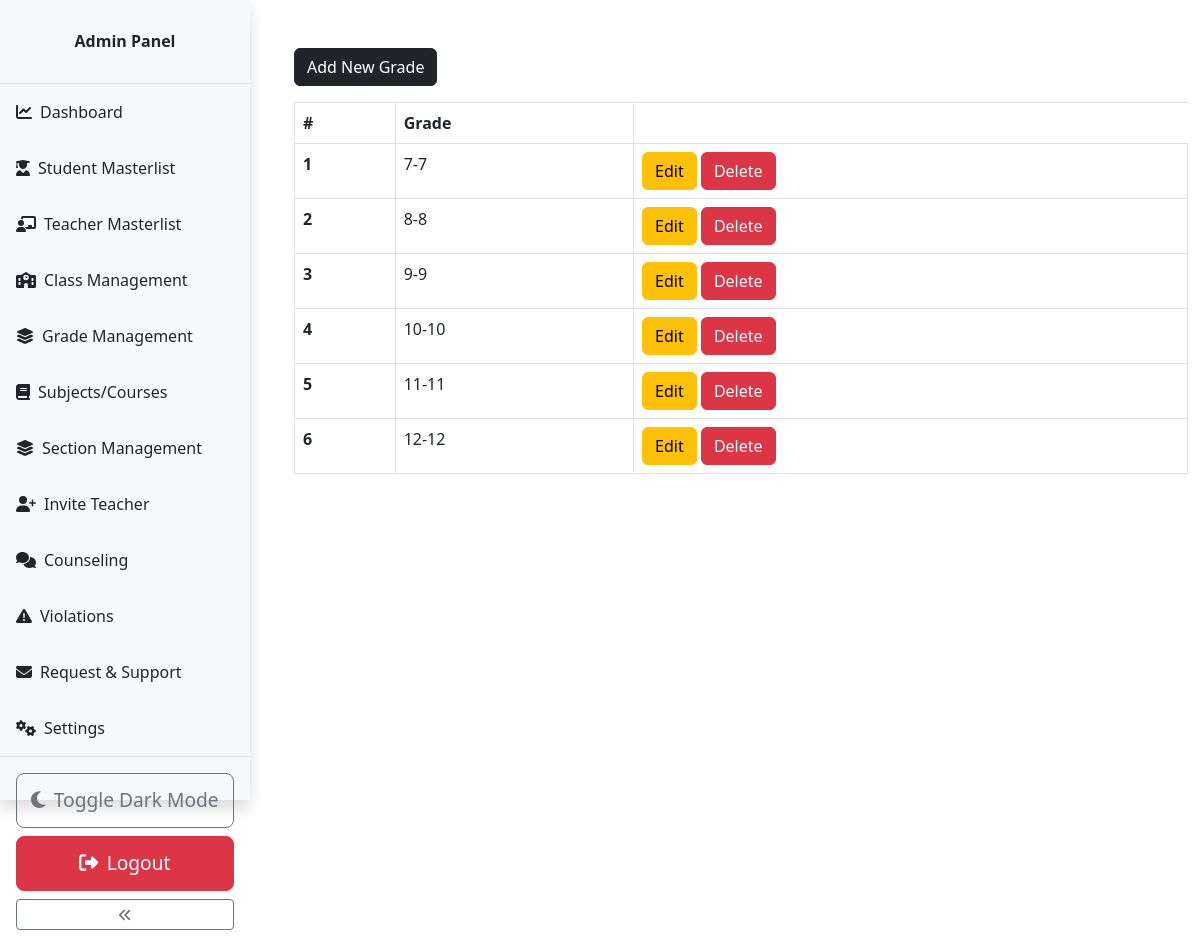
The page /admin/grade.php (signed in) on the database its author committed.
### tables this page shows
CREATE TABLE `grades` (
  `grade_id` int(11) NOT NULL,
  `grade` varchar(31) NOT NULL,
  `grade_code` varchar(7) NOT NULL
);

### admin/data/grade.php (called while the page is built, shortened)
<?php
function getAllGrades($conn){
   $sql = "SELECT * FROM grades";
   $stmt = $conn->prepare($sql);
   $stmt->execute();
   if ($stmt->rowCount() >= 1) {
     $grades = $stmt->fetchAll();
     return $grades;
   }else {
    return 0;
   }
}

### admin/grade.php (the view, shortened to what this page needs)
<?php
if (isset($_SESSION['admin_id']) &&
    isset($_SESSION['role'])) {
    if ($_SESSION['role'] == 'Admin') {
       include "../DB_connection.php";
       include "data/grade.php";
       $grades = getAllGrades($conn);
 ?>
<!DOCTYPE html>
<html lang="en">
<head>
    <link rel="stylesheet" href="https://cdn.jsdelivr.net/npm/bootstrap@5.2.0/dist/css/bootstrap.min.css">
    <link rel="stylesheet" href="../css/style.css">
    <link rel="stylesheet" href="css/admin.css">
    <link rel="stylesheet" href="https://cdnjs.cloudflare.com/ajax/libs/font-awesome/4.7.0/css/font-awesome.min.css">
</head>
<body>
    <?php
        include "inc/navbar.php";
     ?>
     <div class="container mt-5">
        <a href="grade-add.php" class="btn btn-dark">Add New Grade</a>
        <?php if ($grades != 0) { ?>
           <div class="table-responsive">
              <table class="table table-bordered mt-3 n-table">
                <thead>
                  <tr>
                    <th scope="col">#</th>
                    <th scope="col">Grade</th>
                  </tr>
                </thead>
                <tbody>
                  <?php $i = 0; foreach ($grades as $grade ) {
                    $i++;  ?>
                  <tr>
                    <th scope="row"><?=$i?></th>
                    <td>
                      <?php
                          echo $grade['grade_code'].'-'.
                                     $grade['grade'];
                       ?>
                    </td>
                    <td>
                        <a href="grade-edit.php?grade_id=<?=$grade['grade_id']?>" class="btn btn-warning">Edit</a>
                        <a href="grade-delete.php?grade_id=<?=$grade['grade_id']?>" class="btn btn-danger">Delete</a>
                    </td>
                  </tr>
                <?php } ?>
                </tbody>
              </table>
           </div>
         <?php } else { ?>
             <div class="alert alert-info .w-450 m-5" role="alert">
                Empty!
              </div>
         <?php } ?>
     </div>
</body>
</html>
<?php
  }else {
    header("Location: ../login.php");
    exit;
  }
}else {
    header("Location: ../login.php");
    exit;
}
?>

### css/style.css (style rules this page uses)
body, html { height: 100%; margin: 0; overflow: hidden; }

### admin/css/admin.css (style rules this page uses)
body { margin: 0; padding: 0; display: flex; }

### admin/grade.php (style rules this page uses)
body { overflow-y: auto; }
.container { max-height: 90vh; overflow-y: auto; }

### rows shown on the page
grades: grade_code "7", grade "7"
grades: grade_code "8", grade "8"
grades: grade_code "9", grade "9"
grades: grade_code "10", grade "10"
grades: grade_code "11", grade "11"
grades: grade_code "12", grade "12"
